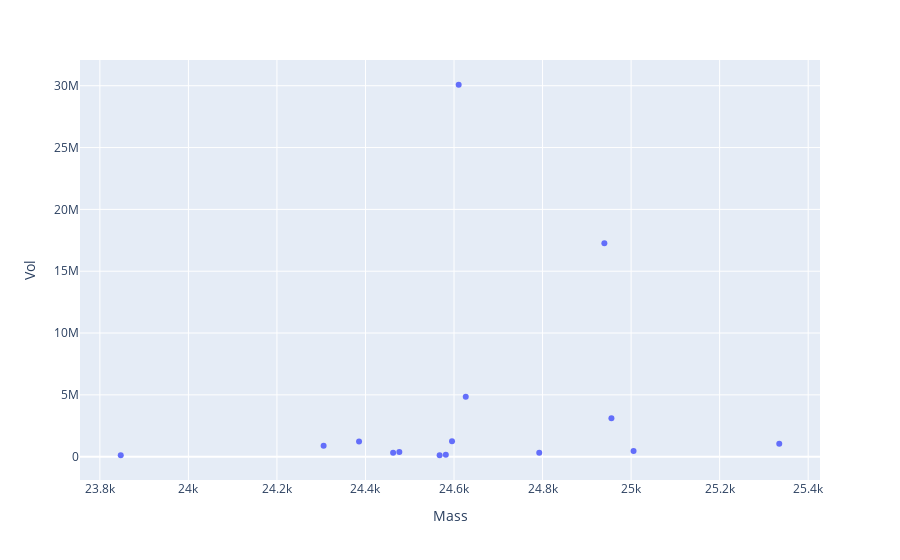

The notebook cell saved with this chart:
### Code cell
plotly_zone(df_top_noad, y='Vol')

### Figure 1 — Plotly figure (JSON) as saved in the notebook; plotly's stock layout.template omitted (floating-point values rounded to 4 significant figures)
{"data": [{"hovertemplate": "Mass=%{x}<br>Vol=%{y}<extra></extra>", "legendgroup": "", "marker": {"color": "#636efa", "symbol": "circle"}, "mode": "markers", "name": "", "orientation": "v", "showlegend": false, "type": "scatter", "x": [24610.0, 24940.0, 24630.0, 24960.0, 24600.0, 24390.0, 25330.0, 24310.0, 25010.0, 24480.0, 24790.0, 24460.0, 24580.0, 23850.0, 24570.0], "xaxis": "x", "y": [30080000.0, 17270000.0, 4845000.0, 3119000.0, 1250000.0, 1220000.0, 1046000.0, 885400.0, 462500.0, 388100.0, 324800.0, 315700.0, 161800.0, 126000.0, 117400.0], "yaxis": "y"}], "layout": {"legend": {"tracegroupgap": 0}, "margin": {"t": 60}, "xaxis": {"anchor": "y", "domain": [0, 1], "title": {"text": "Mass"}}, "yaxis": {"anchor": "x", "domain": [0, 1], "title": {"text": "Vol"}}}}
